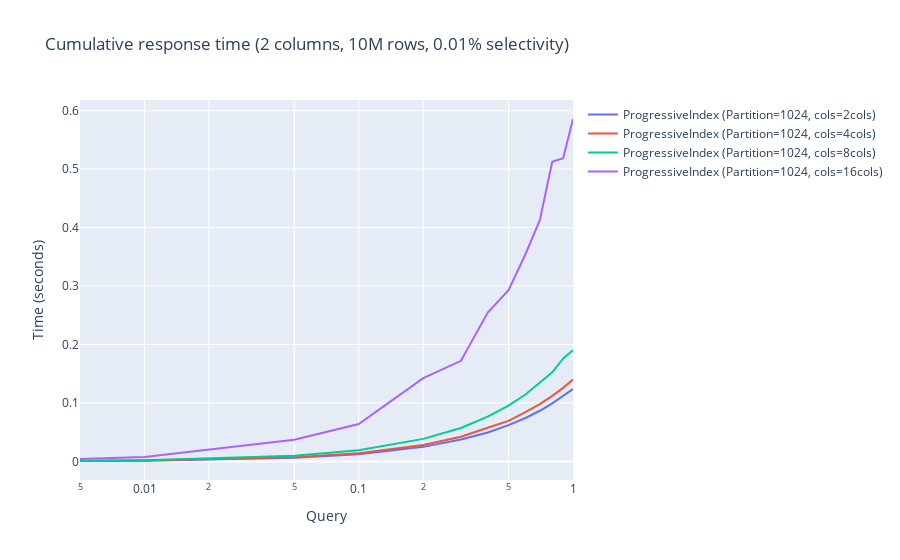

Here is the notebook cell this chart was saved with:
### Markdown cell above
# First Query Cost
First Query Cost for different deltas

### Code cell
# Cumulative Response Time
fig = go.Figure()

def plot_time(fig, df, name,deltas):
    fig.add_trace(go.Scatter(x = deltas, y=df[0], mode='lines',name=name))

cols = ['2cols','4cols','8cols','16cols']
deltas = ['0.005','0.01','0.05','0.1', '0.2', '0.3', '0.4', '0.5', '0.6', '0.7', '0.8', '0.9', '1.0']

for col in cols:
    init_query = []
    for delt in deltas:
        df = read_df(col, files['ProgressiveIndex'], delta=delt, partition='1024')
        init_query.append([df['adaptation_time'][0]+df['index_search_time'][0]+df['initialization_time'][0]])
    df = pd.DataFrame(data=init_query)
    plot_time(fig, df, 'ProgressiveIndex (Partition=1024, cols='+col+')',deltas)
fig.update_layout(title='Cumulative response time (2 columns, 10M rows, 0.01% selectivity)',
                   xaxis_title='Query',
                   yaxis_title='Time (seconds)',xaxis_type="log")
fig.show()

### Figure 1 — Plotly figure (JSON) as saved in the notebook; plotly's stock layout.template omitted (floating-point values rounded to 4 significant figures)
{"data": [{"mode": "lines", "name": "ProgressiveIndex (Partition=1024, cols=2cols)", "type": "scatter", "x": ["0.005", "0.01", "0.05", "0.1", "0.2", "0.3", "0.4", "0.5", "0.6", "0.7", "0.8", "0.9", "1.0"], "y": [0.000661, 0.001281, 0.006225, 0.01242, 0.02485, 0.03735, 0.04956, 0.06199, 0.07427, 0.08663, 0.09914, 0.1127, 0.1238]}, {"mode": "lines", "name": "ProgressiveIndex (Partition=1024, cols=4cols)", "type": "scatter", "x": ["0.005", "0.01", "0.05", "0.1", "0.2", "0.3", "0.4", "0.5", "0.6", "0.7", "0.8", "0.9", "1.0"], "y": [0.000738, 0.001417, 0.007, 0.0139, 0.02823, 0.04208, 0.05759, 0.06926, 0.08427, 0.0981, 0.1122, 0.1258, 0.1402]}, {"mode": "lines", "name": "ProgressiveIndex (Partition=1024, cols=8cols)", "type": "scatter", "x": ["0.005", "0.01", "0.05", "0.1", "0.2", "0.3", "0.4", "0.5", "0.6", "0.7", "0.8", "0.9", "1.0"], "y": [0.001013, 0.001961, 0.009704, 0.01924, 0.03849, 0.05707, 0.07645, 0.09531, 0.1144, 0.1351, 0.1525, 0.1761, 0.19]}, {"mode": "lines", "name": "ProgressiveIndex (Partition=1024, cols=16cols)", "type": "scatter", "x": ["0.005", "0.01", "0.05", "0.1", "0.2", "0.3", "0.4", "0.5", "0.6", "0.7", "0.8", "0.9", "1.0"], "y": [0.004008, 0.007575, 0.03692, 0.06402, 0.1425, 0.1721, 0.2546, 0.293, 0.3544, 0.4127, 0.5128, 0.5189, 0.5858]}], "layout": {"title": {"text": "Cumulative response time (2 columns, 10M rows, 0.01% selectivity)"}, "xaxis": {"title": {"text": "Query"}, "type": "log"}, "yaxis": {"title": {"text": "Time (seconds)"}}}}
